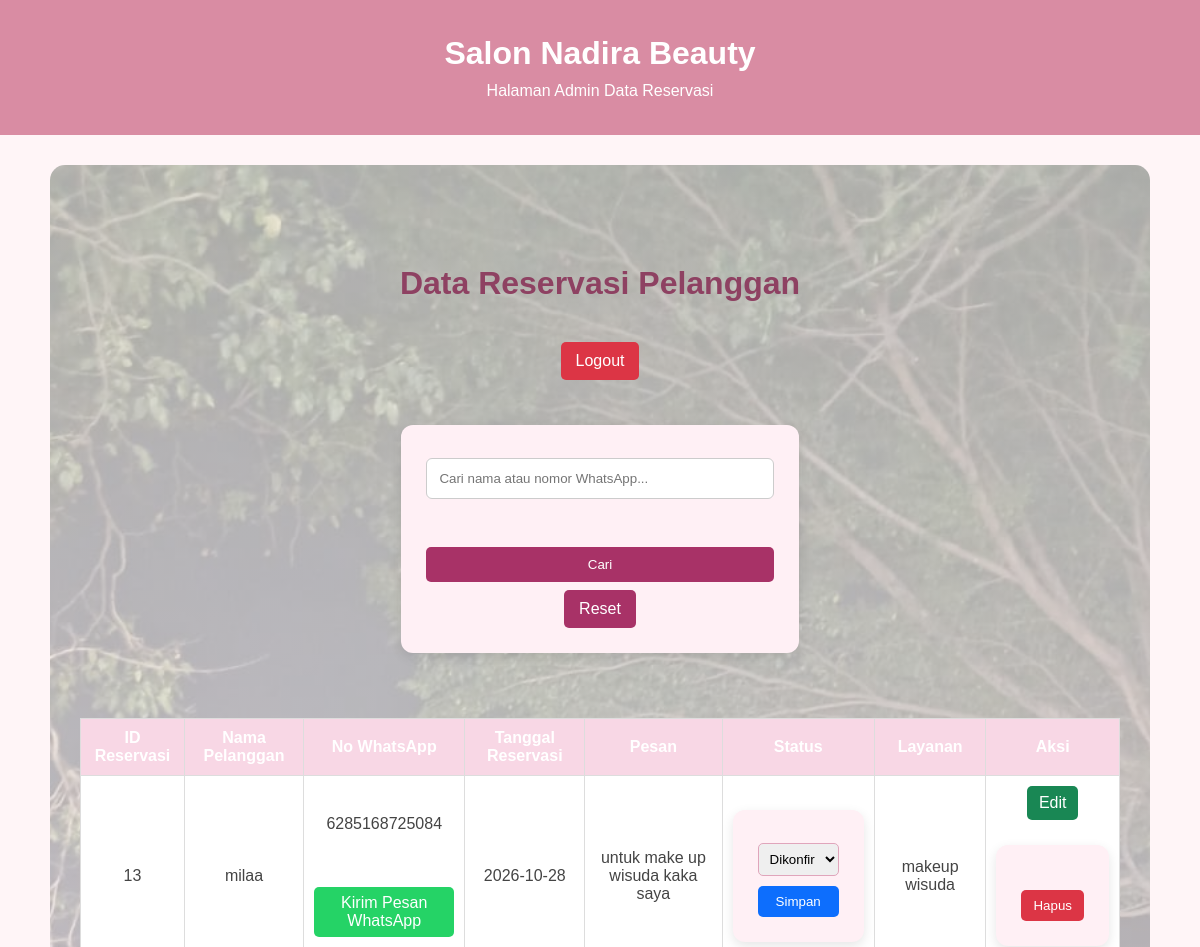
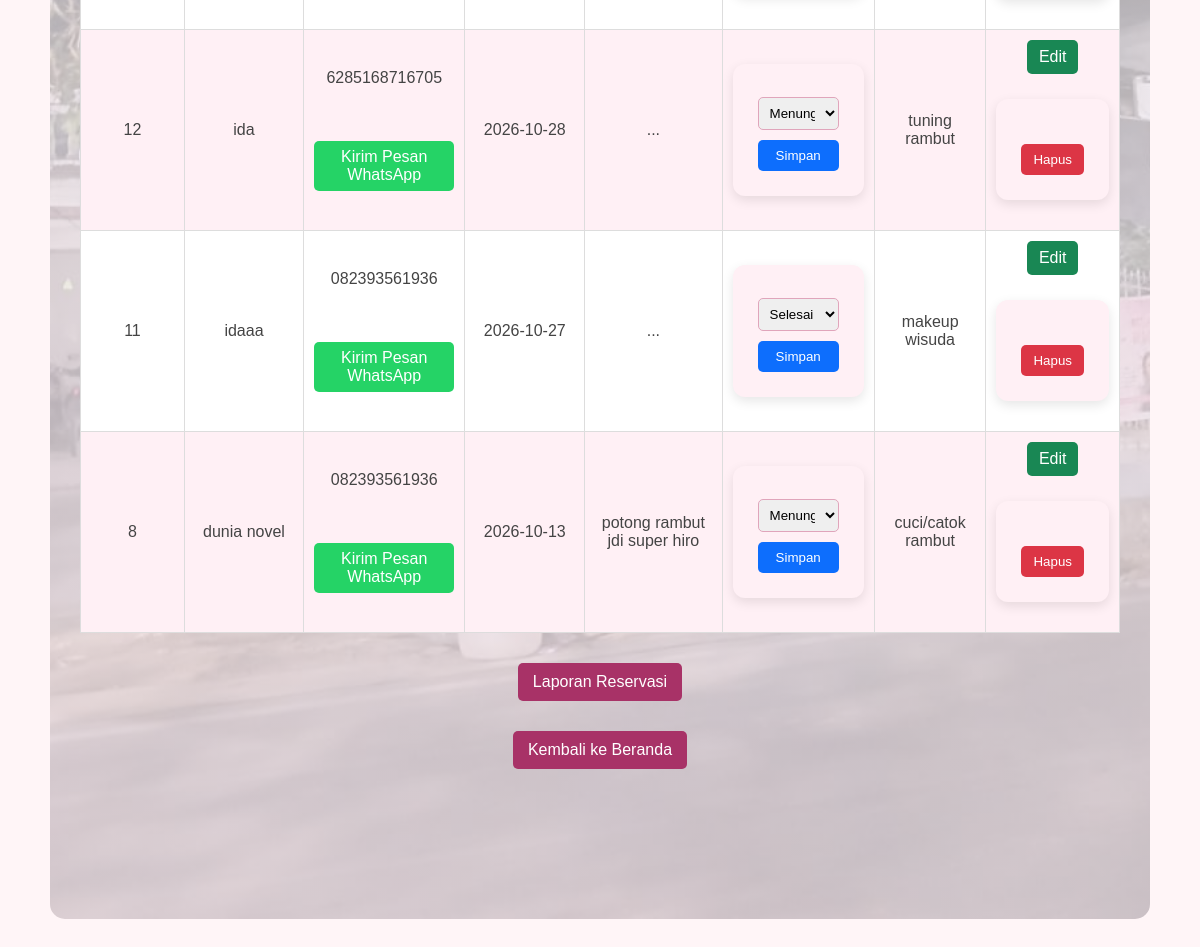
Page /views/admin_reservasi.php (signed in) on the committed database (2 pictures, top to bottom).
### tables this page shows
CREATE TABLE `reservasi` (
  `id_reservasi` int(10) NOT NULL,
  `nama_pelanggan` varchar(100) NOT NULL,
  `no_whatsapp` varchar(15) NOT NULL,
  `id_layanan` int(11) NOT NULL,
  `tanggal_reservasi` date NOT NULL,
  `pesan` text NOT NULL,
  `status` varchar(30) NOT NULL
);

CREATE TABLE `layanan` (
  `id_layanan` int(10) NOT NULL,
  `nama_layanan` varchar(100) NOT NULL,
  `deskripsi` text NOT NULL,
  `harga` int(11) NOT NULL DEFAULT 0
);

### views/admin_reservasi.php (the view, shortened to what this page needs)
<?php
include "../config/databases.php";
$pencarian = trim($_GET["cari"] ?? "");
if ($pencarian !== "") {
    $kata_cari = "%" . $pencarian . "%";
    $stmt = mysqli_prepare(
        $conn,
        "SELECT reservasi.*, layanan.nama_layanan
         FROM reservasi
         LEFT JOIN layanan
         ON reservasi.id_layanan = layanan.id_layanan
         WHERE reservasi.nama_pelanggan LIKE ?
            OR reservasi.no_whatsapp LIKE ?
         ORDER BY reservasi.id_reservasi DESC"
    );
    mysqli_stmt_bind_param($stmt, "ss", $kata_cari, $kata_cari);
    mysqli_stmt_execute($stmt);
    $query = mysqli_stmt_get_result($stmt);
} else {
    $query = mysqli_query($conn, "
        SELECT reservasi.*, layanan.nama_layanan
        FROM reservasi
        LEFT JOIN layanan
        ON reservasi.id_layanan = layanan.id_layanan
        ORDER BY reservasi.id_reservasi DESC
    ");
}
?>
<!DOCTYPE html>
<html lang="id">
<head>
    <link rel="stylesheet" href="../style.css">
</head>
<body>
<header>
    <h1>Salon Nadira Beauty</h1>
    <p>Halaman Admin Data Reservasi</p>
</header>
<main>
    <h2 style="text-align:center;">Data Reservasi Pelanggan</h2>
    <div style="text-align:right; margin:20px 0;">
        <a href="../logout.php"
           class="tombol-bawah"
           style="background:#dc3545;">
            Logout
        </a>
    </div>
    <form method="GET" class="form-pencarian">
        <input
            type="text"
            name="cari"
            placeholder="Cari nama atau nomor WhatsApp..."
            value="<?= htmlspecialchars($pencarian) ?>"
        >
        <button type="submit" class="tombol-cari">
            Cari
        </button>
        <a href="admin_reservasi.php"
           class="tombol-bawah"
           style="margin:0;">
            Reset
        </a>
    </form>
    <div style="overflow-x:auto;">
        <table class="tabel-reservasi">
            <thead>
                <tr>
                    <th>ID Reservasi</th>
                    <th>Nama Pelanggan</th>
                    <th>No WhatsApp</th>
                    <th>Tanggal Reservasi</th>
                    <th>Pesan</th>
                    <th>Status</th>
                    <th>Layanan</th>
                    <th>Aksi</th>
                </tr>
            </thead>
            <tbody>
            <?php if (mysqli_num_rows($query) > 0): ?>
                <?php while ($row = mysqli_fetch_assoc($query)): ?>
                    <tr>
                        <td>
                            <?= (int) $row["id_reservasi"] ?>
                        </td>
                        <td>
                            <?= htmlspecialchars($row["nama_pelanggan"] ?? "") ?>
                        </td>
                       <td>
    <?php
    $nomor_wa = preg_replace(
        '/\D/',
        '',
        $row["no_whatsapp"] ?? ""
    );
    if (substr($nomor_wa, 0, 1) === "0") {
        $nomor_wa = "62" . substr($nomor_wa, 1);
    }
    ?>
    <?= htmlspecialchars($row["no_whatsapp"] ?? "") ?>
    <?php if ($nomor_wa !== ""): ?>
        <br><br>
        <?php
$nama_pelanggan = $row["nama_pelanggan"] ?? "";
$nama_layanan = $row["nama_layanan"] ?? "Belum dipilih";
$tanggal = $row["tanggal_reservasi"] ?? "";
$status = $row["status"] ?? "Menunggu";
$pesan_wa = "Halo, Kak " . $nama_pelanggan . "!\n\n";
$pesan_wa .= "Kami dari Salon Nadira Beauty ingin memberikan informasi reservasi Kakak.\n\n";
$pesan_wa .= "Layanan: " . $nama_layanan . "\n";
$pesan_wa .= "Tanggal Reservasi: " . $tanggal . "\n";
$pesan_wa .= "Status Reservasi: " . $status . "\n\n";
$pesan_wa .= "Terima kasih telah memilih Salon Nadira Beauty. 🌸";
?>
<?php if ($nomor_wa !== ""): ?>
    <br><br>
    <a
        href="https://wa.me/<?= htmlspecialchars($nomor_wa) ?>?text=<?= rawurlencode($pesan_wa) ?>"
        target="_blank"
        rel="noopener noreferrer"
        style="
            display:inline-block;
            background:#25D366;
            color:white;
            padding:7px 10px;
            border-radius:5px;
            text-decoration:none;
        "
    >
        Kirim Pesan WhatsApp
    </a>
<?php endif; ?>
    <?php endif; ?>
</td>
                        <td>
                            <?= htmlspecialchars($row["tanggal_reservasi"] ?? "") ?>
                        </td>
                        <td>
                            <?= htmlspecialchars($row["pesan"] ?? "") ?>
                        </td>
                        <td>
                            <form method="POST">
                                <select name="status" class="pilihan-status">
                                    <?php
                                    $daftar_status = [
                                        "Menunggu",
                                        "Dikonfirmasi",
                                        "Selesai",
                                        "Dibatalkan"
                                    ];
                                    $status_sekarang = $row["status"] ?? "Menunggu";
                                    ?>
                                    <?php foreach ($daftar_status as $pilihan): ?>
                                        <option
                                            value="<?= htmlspecialchars($pilihan) ?>"
                                            <?= $status_sekarang === $pilihan ? "selected" : "" ?>
                                        >
                                            <?= htmlspecialchars($pilihan) ?>
                                        </option>
                                    <?php endforeach; ?>
                                </select>
                                <br>
                                <button
                                    type="submit"
                                    name="ubah_status"
                                    value="1"
                                    class="tombol-simpan"
                                >
                                    Simpan
                                </button>
                            </form>
                        </td>
                        <td>
                            <?= htmlspecialchars($row["nama_layanan"] ?? "Layanan tidak ditemukan") ?>
                        </td>
                        <td>
                            <a
                                class="tombol-edit"
                                href="edit_reservasi.php?id=<?= (int) $row["id_reservasi"] ?>"
                            >
                                Edit
                            </a>
                            <form
                                method="POST"
                                onsubmit="return confirm('Yakin ingin menghapus reservasi ini?');"
                            >
                                <button
                                    type="submit"
                                    class="tombol-hapus"
                                >
                                    Hapus
                                </button>
                            </form>
                        </td>
                    </tr>
                <?php endwhile; ?>
            <?php endif; ?>
            </tbody>
        </table>
    </div>
    <div style="text-align:center; margin:25px 0;">
        <a href="laporan_reservasi.php" class="tombol-bawah">
            Laporan Reservasi
        </a>
        <a href="../index.php" class="tombol-bawah">
            Kembali ke Beranda
        </a>
    </div>
</main>
</body>
</html>

### style.css (style rules this page uses)
* { margin: 0; padding: 0; box-sizing: border-box; }
body { font-family: Arial, sans-serif; background-color: #fff5f7; color: #444; }
header { background-color: #d98ca3; color: white; text-align: center; padding: 35px 20px; }
header h1 { margin-bottom: 10px; }
main { text-align: center; padding: 80px 20px; min-height: 350px; }
main h2 { color: #a94f70; margin-bottom: 20px; }
form { max-width: 500px; margin: 20px auto; padding: 25px; background-color: #fff0f5; border-radius: 12px; box-shadow: 0 4px 12px rgba(0, 0, 0, 0.1); }
form input, form select, form textarea { width: 100%; padding: 10px; margin-top: 8px; border: 1px solid #e0a5bb; border-radius: 6px; box-sizing: border-box; }
form button { background-color: #c75b83; color: white; padding: 12px 20px; border: none; border-radius: 8px; cursor: pointer; }
table { width: 100%; border-collapse: collapse; margin-top: 20px; background-color: white; }
table th { background-color: #c75b83; color: white; padding: 12px; text-align: center; }
table td { padding: 12px; border: 1px solid #f0c5d5; text-align: center; }
table tr:nth-child(even) { background-color: #fff0f5; }
main a[href="../index.php"] { display: block; width: fit-content; margin: 25px auto !important; text-align: center; }
main a[href="../index.php"] { display: block !important; width: fit-content !important; margin: 25px auto !important; text-align: center; float: none !important; position: static !important; }
form input[type="text"], form input[type="password"] { display: block; width: 100%; box-sizing: border-box; padding: 12px; margin: 8px 0 20px; border: 1px solid #ccc; border-radius: 6px; }
form button { display: block; width: 100%; margin-top: 20px; padding: 12px; box-sizing: border-box; cursor: pointer; }
main { background-image: linear-gradient( rgba(255, 255, 255, 0.65), rgba(255, 240, 245, 0.75) ), url("image/gambar\ salon.jpeg"); background-size: cover; background-position: center; background-repeat: no-repeat; padding: 100px 30px; text-align: center; border-radius: 15px; margin: 30px auto; max-width: 1100px; min-height: 300px; display: flex; flex-direction: column; justify-content: center; align-items: center; }
main h2 { color: #8e4162; font-size: 32px; margin-bottom: 15px; }

### views/admin_reservasi.php (style rules this page uses)
.tabel-reservasi { width: 100%; border-collapse: collapse; background: white; }
.tabel-reservasi th, .tabel-reservasi td { padding: 10px; border: 1px solid #ddd; text-align: center; }
.tabel-reservasi th { background: #f8d7e5; }
.form-pencarian { display: flex; justify-content: center; gap: 8px; flex-wrap: wrap; margin: 20px 0; }
.form-pencarian input { padding: 10px; width: 280px; max-width: 100%; border: 1px solid #ccc; border-radius: 5px; }
.tombol-cari { padding: 10px 16px; background: #a83267; color: white; border: none; border-radius: 5px; cursor: pointer; }
.tombol-edit { display: inline-block; background: #198754; color: white; padding: 8px 12px; border-radius: 5px; text-decoration: none; margin-bottom: 5px; }
.tombol-hapus { background: #dc3545; color: white; border: none; padding: 8px 12px; border-radius: 5px; cursor: pointer; }
.tombol-simpan { background: #0d6efd; color: white; border: none; padding: 8px 10px; border-radius: 5px; cursor: pointer; margin-top: 5px; }
.pilihan-status { padding: 7px; border-radius: 5px; margin-bottom: 5px; }
.tombol-bawah { display: inline-block; padding: 10px 15px; margin: 5px; color: white; background: #a83267; text-decoration: none; border-radius: 5px; }

### rows in the picture
reservasi: id_reservasi "13", nama_pelanggan "milaa", no_whatsapp "6285168725084", tanggal_reservasi "2026-10-28", pesan "untuk make up wisuda kaka saya", status "Dikonfirmasi", id_layanan.nama_layanan "makeup wisuda"
reservasi: id_reservasi "12", nama_pelanggan "ida", no_whatsapp "6285168716705", tanggal_reservasi "2026-10-28", pesan "...", status "Menunggu", id_layanan.nama_layanan "tuning rambut"
reservasi: id_reservasi "11", nama_pelanggan "idaaa", no_whatsapp "082393561936", tanggal_reservasi "2026-10-27", pesan "...", status "Selesai", id_layanan.nama_layanan "makeup wisuda"
reservasi: id_reservasi "8", nama_pelanggan "dunia novel", no_whatsapp "082393561936", tanggal_reservasi "2026-10-13", pesan "potong rambut jdi super hiro", status "Menunggu", id_layanan.nama_layanan "cuci/catok rambut"
